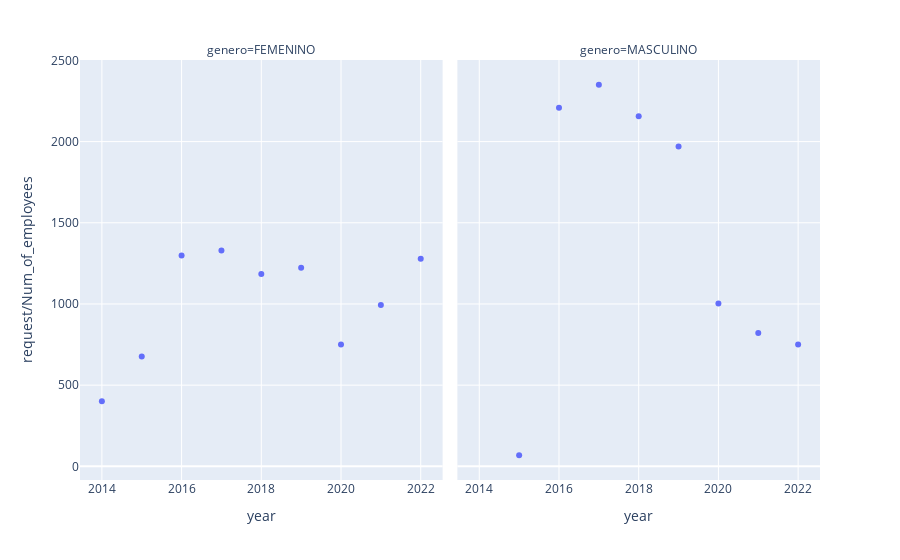

The notebook cell saved with this chart:
### Code cell
suma_solicitudes_Genero.rename(columns={'Solicitud':'request', 
                                       'NOMBRE_USUARIO':'Num_of_employees',
                                        'GENERO':'genero',
                                       'prod_per_capita':'request/Num_of_employees'}, inplace = True)
fig2 = px.scatter(suma_solicitudes_Genero, x="year", y="request/Num_of_employees", facet_col="genero")
fig2.show()

### Figure 1 — Plotly figure (JSON) as saved in the notebook; plotly's stock layout.template omitted (floating-point values rounded to 4 significant figures)
{"data": [{"hovertemplate": "genero=FEMENINO<br>year=%{x}<br>request/Num_of_employees=%{y}<extra></extra>", "legendgroup": "", "marker": {"color": "#636efa", "symbol": "circle"}, "mode": "markers", "name": "", "orientation": "v", "showlegend": false, "type": "scatter", "x": [2014, 2015, 2016, 2017, 2018, 2019, 2020, 2021, 2022], "xaxis": "x", "y": [400.7, 677.1, 1298.0, 1330.0, 1184.0, 1222.0, 750.5, 993.2, 1279.0], "yaxis": "y"}, {"hovertemplate": "genero=MASCULINO<br>year=%{x}<br>request/Num_of_employees=%{y}<extra></extra>", "legendgroup": "", "marker": {"color": "#636efa", "symbol": "circle"}, "mode": "markers", "name": "", "orientation": "v", "showlegend": false, "type": "scatter", "x": [2015, 2016, 2017, 2018, 2019, 2020, 2021, 2022], "xaxis": "x2", "y": [68.33, 2208.0, 2350, 2155.0, 1970.0, 1003.0, 821.0, 751.1], "yaxis": "y2"}], "layout": {"annotations": [{"font": {}, "showarrow": false, "text": "genero=FEMENINO", "x": 0.245, "xanchor": "center", "xref": "paper", "y": 1, "yanchor": "bottom", "yref": "paper"}, {"font": {}, "showarrow": false, "text": "genero=MASCULINO", "x": 0.755, "xanchor": "center", "xref": "paper", "y": 1, "yanchor": "bottom", "yref": "paper"}], "legend": {"tracegroupgap": 0}, "margin": {"t": 60}, "xaxis": {"anchor": "y", "domain": [0, 0.49], "title": {"text": "year"}}, "xaxis2": {"anchor": "y2", "domain": [0.51, 1], "matches": "x", "title": {"text": "year"}}, "yaxis": {"anchor": "x", "domain": [0, 1], "title": {"text": "request/Num_of_employees"}}, "yaxis2": {"anchor": "x2", "domain": [0, 1], "matches": "y", "showticklabels": false}}}
